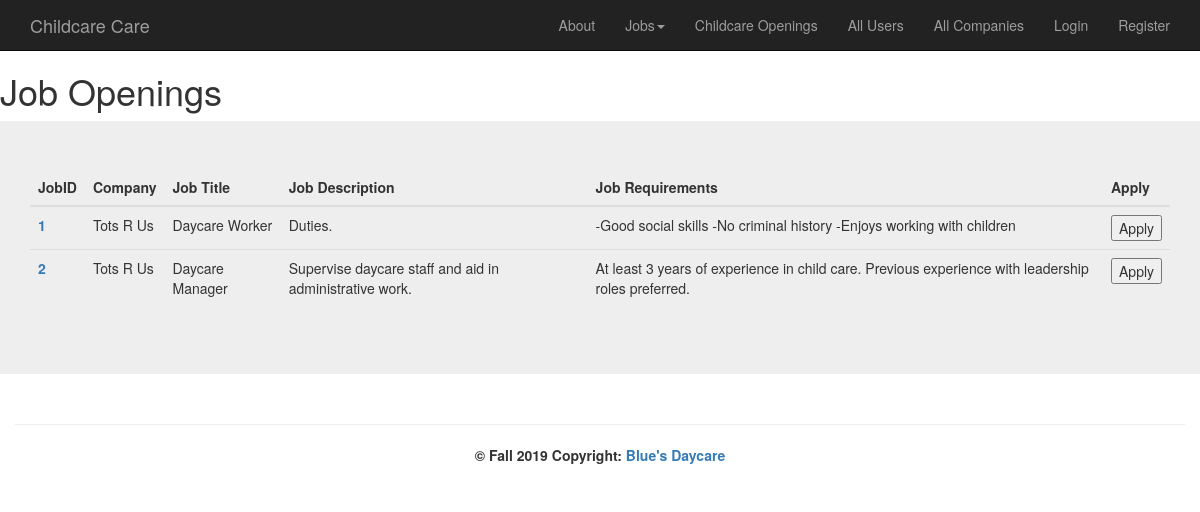
The page /index.php?action=viewJobs on the database as committed earlier.
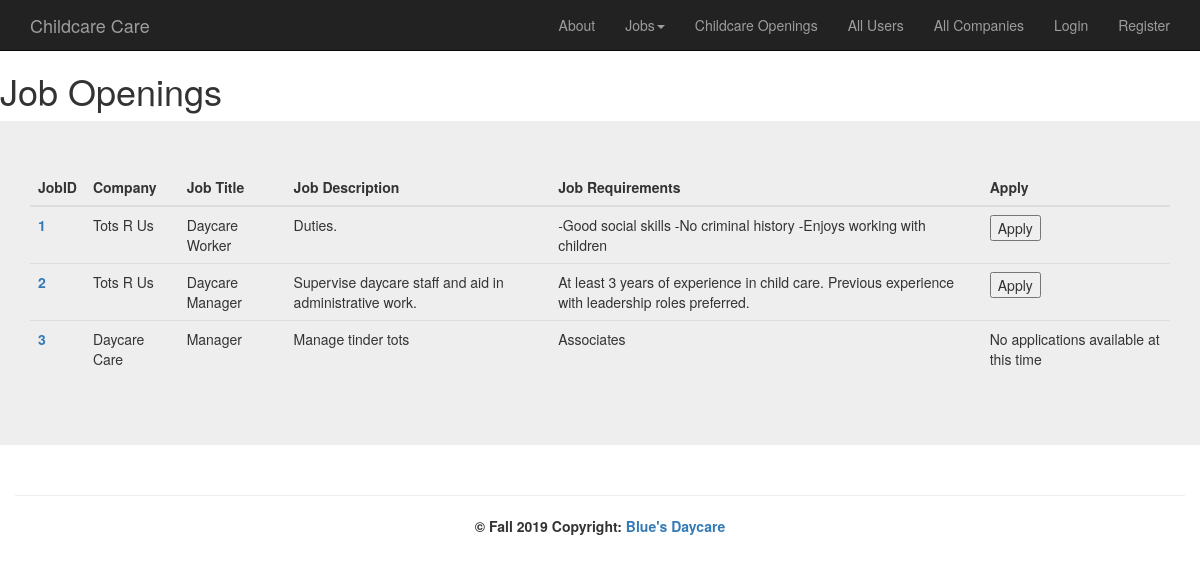
The same page on the database as committed later.
### tables this page shows
CREATE TABLE `job` (
  `jobID` int(11) NOT NULL,
  `companyID` int(11) NOT NULL,
  `jobName` varchar(50) DEFAULT NULL,
  `jobDescription` varchar(500) DEFAULT NULL,
  `jobRequirements` varchar(500) DEFAULT NULL,
  `applicationSlots` int(11) DEFAULT NULL
);

CREATE TABLE `company` (
  `id` int(11) NOT NULL,
  `companyName` varchar(100) NOT NULL,
  `employeeCount` int(11) NOT NULL,
  `childCapacity` int(11) NOT NULL,
  `childrenEnrolled` int(11) NOT NULL,
  `overallRating` float DEFAULT NULL,
  `ownerID` int(11) NOT NULL,
  `companyImage` varchar(50) DEFAULT NULL
);

### models/job_db.php (called while the page is built, shortened)
<?php
class job_db {
    public static function select_all() {
        $db = Database::getDB();
        $query='SELECT * from job JOIN company ON
            job.companyID=company.id
            ORDER by job.jobID asc'
            ;
        $statement = $db->prepare($query);
        $statement->execute();
        $rows = $statement->fetchAll();
        return $rows;
    }
}

### views/viewJobs.php (the view, shortened to what this page needs)
<!DOCTYPE html>
<html>
    <head>
        <?php include ('css/css.php'); ?>
    </head>
    <body>
        <?php include ('nav.php'); ?>
        <main>
            <h1>Job Openings</h1>
        <div class="jumbotron" >
            <div class="container">
<table class="table table-dark">
  <thead>
    <tr>
      <th scope="col">JobID</th>
      <th scope="col">Company</th>
      <th scope="col">Job Title</th>
      <th scope="col">Job Description</th>
      <th scope="col">Job Requirements</th>
      <th scope="col">Apply</th>
    </tr>
  </thead>
  <tbody>
      <?php foreach ($jobs as $j) : ?>
    <tr>
      <th scope="row"><a href="index.php?action=viewJob&amp;id=<?php echo $j[0]; ?>">
                                <?php  echo $j[0]; ?>
                            </a></th>
      <td><?php echo $j["companyName"] ; ?></td>
      <td><?php echo $j["jobName"] ; ?></td>
      <td><?php echo $j["jobDescription"] ; ?></td>
      <td><?php echo $j["jobRequirements"] ; ?></td>
      <?php if($j["applicationSlots"] > 0) : ?>
          <td><form action="index.php" method="post">
                  <input type="submit" value="Apply">
              </form>
          </td>
       <?php else: ?>
          <td> No applications available at this time </td>
       <?php endif; ?>
    </tr>
    <?php endforeach; ?>
  </tbody>
</table>
            </div>
        </div>
            <?php include ('footer.php'); ?>
    </body>
</html>

### index.php (shortened to what this page needs)
<?php
require_once 'models/job_db.php';
$action = filter_input(INPUT_POST, 'action');
if ($action === null) {
    $action = filter_input(INPUT_GET, 'action');
}
switch ($action) {
    case 'viewJobs':
        $jobs = job_db::select_all();
        include 'views/viewJobs.php';
        die();
        break;
}

### css/css.php (shortened to what this page needs)
<link rel="stylesheet" href="https://maxcdn.bootstrapcdn.com/bootstrap/3.4.0/css/bootstrap.min.css">
<link rel="stylesheet" href="css/custom.css">

### views/nav.php (shortened to what this page needs)
<nav class="navbar navbar-inverse navbar-static-top">
  <div class="container">
    <div class="navbar-header">
      <a class="navbar-brand" href="#">Childcare Care</a>
    </div>
    <div class="collapse navbar-collapse" id="bs-example-navbar-collapse-1">
      <ul class="nav navbar-nav navbar-right">
        <li><a href='index.php?action=about'>About</a></li>
        <li class="dropdown">
          <a
            href="#"
            class="dropdown-toggle"
            data-toggle="dropdown"
            role="button"
            aria-haspopup="true"
            aria-expanded="false"
            >Jobs<span class="caret"></span
          ></a>
        </li>
        <li><a href='index.php?action=viewChildcareOpenings'>Childcare Openings</a></li>
        <li><a href='index.php?action=displayAllUsers'>All Users</a></li>
        <li><a href='index.php?action=viewCompanies'>All Companies</a></li>
        <?php if (isset($_SESSION['currentUser'])):?>
        <li><a href='index.php?action=displayProfile'>Profile</a></li>
        <li><a href='index.php?action=logout'>Logout</a></li>
        <?php else: ?>
        <li><a href='index.php?action=viewLogin'>Login</a></li>
        <li><a href='index.php?action=registration'>Register</a></li>
        <?php endif; ?>
      </ul>
    </div>
  </div>
</nav>

### views/footer.php
<footer class="footer navbar-static-bottom">
   <div class="container-fluid text-center text-md-left">
      <hr class="clearfix w-100 d-md-none pb-3">
  <div class="footer-copyright text-center py-3"><strong>&COPY; Fall 2019 Copyright:
          <a href="index.php?action=about"> Blue&apos;s Daycare</a></strong>
  </div>
  <br>
</footer>

### css/custom.css (style rules this page uses)
.navbar { margin-bottom: 0; }

Rows that differ between the two databases and show on the page:
added job: jobID "3", companyID.companyName "Daycare Care", jobName "Manager", jobDescription "Manage tinder tots", jobRequirements "Associates", shows "No applications available at this time"
